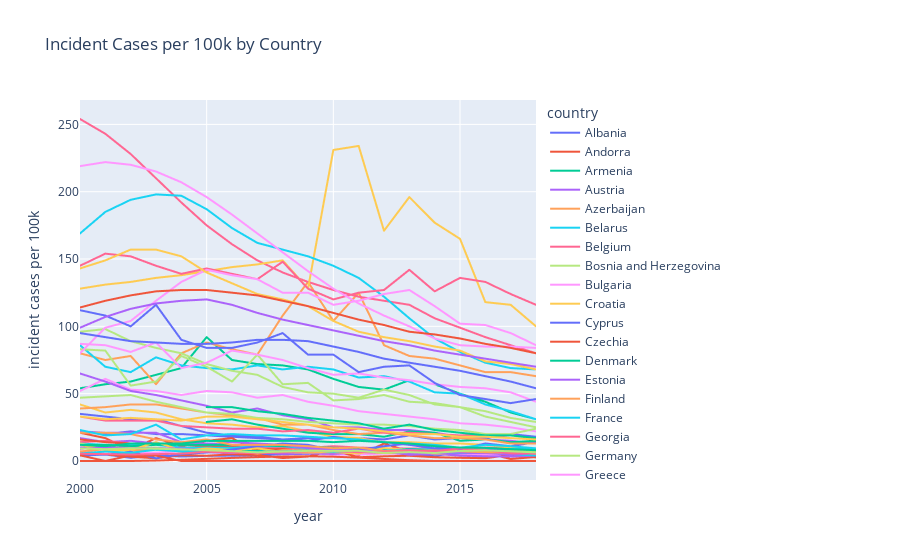

The notebook cell saved with this chart:
### Code cell
#country plot for Europe
px.line(gyeEUR, x="year", y="incident cases per 100k", color="country", title="Incident Cases per 100k in Europe")

### Figure 1 — Plotly figure (JSON) as saved in the notebook; plotly's stock layout.template omitted (floating-point values rounded to 4 significant figures)
{"data": [{"hovertemplate": "country=Albania<br>year=%{x}<br>incident cases per 100k=%{y}<extra></extra>", "legendgroup": "Albania", "line": {"color": "#636efa", "dash": "solid"}, "mode": "lines", "name": "Albania", "showlegend": true, "type": "scattergl", "x": [2000, 2001, 2002, 2003, 2004, 2005, 2006, 2007, 2008, 2009, 2010, 2011, 2012, 2013, 2014, 2015, 2016, 2017, 2018], "xaxis": "x", "y": [22, 20, 22, 20, 20, 19, 18, 17, 16, 17, 17, 17, 16, 19, 16, 17, 17, 20, 18], "yaxis": "y"}, {"hovertemplate": "country=Andorra<br>year=%{x}<br>incident cases per 100k=%{y}<extra></extra>", "legendgroup": "Andorra", "line": {"color": "#EF553B", "dash": "solid"}, "mode": "lines", "name": "Andorra", "showlegend": true, "type": "scattergl", "x": [2000, 2001, 2002, 2003, 2004, 2005, 2006, 2007, 2008, 2009, 2010, 2011, 2012, 2013, 2014, 2015, 2016, 2017, 2018], "xaxis": "x", "y": [21, 17, 8.2, 17, 11, 15, 17, 7, 5.5, 11, 9.5, 4.1, 13, 7.1, 8.7, 5.9, 6, 1.5, 3], "yaxis": "y"}, {"hovertemplate": "country=Armenia<br>year=%{x}<br>incident cases per 100k=%{y}<extra></extra>", "legendgroup": "Armenia", "line": {"color": "#00cc96", "dash": "solid"}, "mode": "lines", "name": "Armenia", "showlegend": true, "type": "scattergl", "x": [2000, 2001, 2002, 2003, 2004, 2005, 2006, 2007, 2008, 2009, 2010, 2011, 2012, 2013, 2014, 2015, 2016, 2017, 2018], "xaxis": "x", "y": [54, 57, 59, 64, 69, 92, 75, 72, 71, 68, 61, 55, 53, 60, 57, 50, 44, 36, 31], "yaxis": "y"}, {"hovertemplate": "country=Austria<br>year=%{x}<br>incident cases per 100k=%{y}<extra></extra>", "legendgroup": "Austria", "line": {"color": "#ab63fa", "dash": "solid"}, "mode": "lines", "name": "Austria", "showlegend": true, "type": "scattergl", "x": [2000, 2001, 2002, 2003, 2004, 2005, 2006, 2007, 2008, 2009, 2010, 2011, 2012, 2013, 2014, 2015, 2016, 2017, 2018], "xaxis": "x", "y": [17, 14, 15, 13, 13, 13, 12, 11, 10, 9.1, 9.1, 9.2, 8.4, 8.4, 7.5, 7.5, 8.1, 7.3, 7.1], "yaxis": "y"}, {"hovertemplate": "country=Azerbaijan<br>year=%{x}<br>incident cases per 100k=%{y}<extra></extra>", "legendgroup": "Azerbaijan", "line": {"color": "#FFA15A", "dash": "solid"}, "mode": "lines", "name": "Azerbaijan", "showlegend": true, "type": "scattergl", "x": [2000, 2001, 2002, 2003, 2004, 2005, 2006, 2007, 2008, 2009, 2010, 2011, 2012, 2013, 2014, 2015, 2016, 2017, 2018], "xaxis": "x", "y": [80, 75, 78, 57, 80, 88, 83, 79, 108, 133, 104, 125, 86, 78, 76, 71, 66, 66, 63], "yaxis": "y"}, {"hovertemplate": "country=Belarus<br>year=%{x}<br>incident cases per 100k=%{y}<extra></extra>", "legendgroup": "Belarus", "line": {"color": "#19d3f3", "dash": "solid"}, "mode": "lines", "name": "Belarus", "showlegend": true, "type": "scattergl", "x": [2000, 2001, 2002, 2003, 2004, 2005, 2006, 2007, 2008, 2009, 2010, 2011, 2012, 2013, 2014, 2015, 2016, 2017, 2018], "xaxis": "x", "y": [86, 70, 66, 77, 71, 69, 68, 71, 68, 70, 68, 62, 63, 59, 51, 50, 42, 37, 31], "yaxis": "y"}, {"hovertemplate": "country=Belgium<br>year=%{x}<br>incident cases per 100k=%{y}<extra></extra>", "legendgroup": "Belgium", "line": {"color": "#FF6692", "dash": "solid"}, "mode": "lines", "name": "Belgium", "showlegend": true, "type": "scattergl", "x": [2000, 2001, 2002, 2003, 2004, 2005, 2006, 2007, 2008, 2009, 2010, 2011, 2012, 2013, 2014, 2015, 2016, 2017, 2018], "xaxis": "x", "y": [14, 15, 13, 12, 12, 12, 11, 10, 10, 9.7, 11, 10, 9.4, 9.3, 9.1, 9.5, 10, 9.2, 9], "yaxis": "y"}, {"hovertemplate": "country=Bosnia and Herzegovina<br>year=%{x}<br>incident cases per 100k=%{y}<extra></extra>", "legendgroup": "Bosnia and Herzegovina", "line": {"color": "#B6E880", "dash": "solid"}, "mode": "lines", "name": "Bosnia and Herzegovina", "showlegend": true, "type": "scattergl", "x": [2000, 2001, 2002, 2003, 2004, 2005, 2006, 2007, 2008, 2009, 2010, 2011, 2012, 2013, 2014, 2015, 2016, 2017, 2018], "xaxis": "x", "y": [83, 82, 56, 59, 78, 70, 59, 79, 57, 58, 45, 46, 49, 44, 43, 40, 33, 29, 25], "yaxis": "y"}, {"hovertemplate": "country=Bulgaria<br>year=%{x}<br>incident cases per 100k=%{y}<extra></extra>", "legendgroup": "Bulgaria", "line": {"color": "#FF97FF", "dash": "solid"}, "mode": "lines", "name": "Bulgaria", "showlegend": true, "type": "scattergl", "x": [2000, 2001, 2002, 2003, 2004, 2005, 2006, 2007, 2008, 2009, 2010, 2011, 2012, 2013, 2014, 2015, 2016, 2017, 2018], "xaxis": "x", "y": [52, 61, 53, 52, 49, 52, 51, 47, 49, 44, 41, 37, 35, 33, 31, 28, 27, 25, 22], "yaxis": "y"}, {"hovertemplate": "country=Croatia<br>year=%{x}<br>incident cases per 100k=%{y}<extra></extra>", "legendgroup": "Croatia", "line": {"color": "#FECB52", "dash": "solid"}, "mode": "lines", "name": "Croatia", "showlegend": true, "type": "scattergl", "x": [2000, 2001, 2002, 2003, 2004, 2005, 2006, 2007, 2008, 2009, 2010, 2011, 2012, 2013, 2014, 2015, 2016, 2017, 2018], "xaxis": "x", "y": [42, 36, 38, 36, 31, 28, 27, 25, 26, 22, 18, 17, 14, 14, 13, 13, 12, 10, 8.4], "yaxis": "y"}, {"hovertemplate": "country=Cyprus<br>year=%{x}<br>incident cases per 100k=%{y}<extra></extra>", "legendgroup": "Cyprus", "line": {"color": "#636efa", "dash": "solid"}, "mode": "lines", "name": "Cyprus", "showlegend": true, "type": "scattergl", "x": [2000, 2001, 2002, 2003, 2004, 2005, 2006, 2007, 2008, 2009, 2010, 2011, 2012, 2013, 2014, 2015, 2016, 2017, 2018], "xaxis": "x", "y": [4, 4.8, 2.4, 4.1, 3.4, 3.8, 4, 4.4, 5.1, 5.3, 6.3, 5.2, 6.4, 4.1, 3.9, 6.2, 5.6, 5.1, 5.4], "yaxis": "y"}, {"hovertemplate": "country=Czechia<br>year=%{x}<br>incident cases per 100k=%{y}<extra></extra>", "legendgroup": "Czechia", "line": {"color": "#EF553B", "dash": "solid"}, "mode": "lines", "name": "Czechia", "showlegend": true, "type": "scattergl", "x": [2000, 2001, 2002, 2003, 2004, 2005, 2006, 2007, 2008, 2009, 2010, 2011, 2012, 2013, 2014, 2015, 2016, 2017, 2018], "xaxis": "x", "y": [16, 14, 13, 13, 12, 11, 11, 8.8, 8.9, 6.9, 6.8, 6.2, 6.1, 5.1, 5.1, 5.5, 5.5, 5.4, 5.4], "yaxis": "y"}, {"hovertemplate": "country=Denmark<br>year=%{x}<br>incident cases per 100k=%{y}<extra></extra>", "legendgroup": "Denmark", "line": {"color": "#00cc96", "dash": "solid"}, "mode": "lines", "name": "Denmark", "showlegend": true, "type": "scattergl", "x": [2000, 2001, 2002, 2003, 2004, 2005, 2006, 2007, 2008, 2009, 2010, 2011, 2012, 2013, 2014, 2015, 2016, 2017, 2018], "xaxis": "x", "y": [13, 11, 8.6, 8.3, 7.6, 8.4, 7.2, 7.5, 6.9, 6.1, 6.9, 7.4, 7, 6.7, 5.9, 6.5, 5.9, 5.1, 5.4], "yaxis": "y"}, {"hovertemplate": "country=Estonia<br>year=%{x}<br>incident cases per 100k=%{y}<extra></extra>", "legendgroup": "Estonia", "line": {"color": "#ab63fa", "dash": "solid"}, "mode": "lines", "name": "Estonia", "showlegend": true, "type": "scattergl", "x": [2000, 2001, 2002, 2003, 2004, 2005, 2006, 2007, 2008, 2009, 2010, 2011, 2012, 2013, 2014, 2015, 2016, 2017, 2018], "xaxis": "x", "y": [65, 59, 52, 49, 45, 41, 36, 39, 34, 31, 25, 25, 23, 23, 21, 18, 16, 15, 13], "yaxis": "y"}, {"hovertemplate": "country=Finland<br>year=%{x}<br>incident cases per 100k=%{y}<extra></extra>", "legendgroup": "Finland", "line": {"color": "#FFA15A", "dash": "solid"}, "mode": "lines", "name": "Finland", "showlegend": true, "type": "scattergl", "x": [2000, 2001, 2002, 2003, 2004, 2005, 2006, 2007, 2008, 2009, 2010, 2011, 2012, 2013, 2014, 2015, 2016, 2017, 2018], "xaxis": "x", "y": [12, 10, 9.9, 8.7, 7, 7.4, 6.1, 6.5, 7.2, 8.7, 6.6, 6.7, 5.5, 5.6, 5.3, 5.6, 4.7, 4.9, 4.7], "yaxis": "y"}, {"hovertemplate": "country=France<br>year=%{x}<br>incident cases per 100k=%{y}<extra></extra>", "legendgroup": "France", "line": {"color": "#19d3f3", "dash": "solid"}, "mode": "lines", "name": "France", "showlegend": true, "type": "scattergl", "x": [2000, 2001, 2002, 2003, 2004, 2005, 2006, 2007, 2008, 2009, 2010, 2011, 2012, 2013, 2014, 2015, 2016, 2017, 2018], "xaxis": "x", "y": [13, 12, 12, 12, 10, 9.9, 9.8, 11, 11, 9.5, 9.2, 9, 9, 8.9, 8.5, 8.4, 8.7, 9, 8.9], "yaxis": "y"}, {"hovertemplate": "country=Georgia<br>year=%{x}<br>incident cases per 100k=%{y}<extra></extra>", "legendgroup": "Georgia", "line": {"color": "#FF6692", "dash": "solid"}, "mode": "lines", "name": "Georgia", "showlegend": true, "type": "scattergl", "x": [2000, 2001, 2002, 2003, 2004, 2005, 2006, 2007, 2008, 2009, 2010, 2011, 2012, 2013, 2014, 2015, 2016, 2017, 2018], "xaxis": "x", "y": [254, 243, 228, 210, 192, 175, 161, 149, 140, 133, 127, 122, 119, 116, 106, 99, 92, 86, 80], "yaxis": "y"}, {"hovertemplate": "country=Germany<br>year=%{x}<br>incident cases per 100k=%{y}<extra></extra>", "legendgroup": "Germany", "line": {"color": "#B6E880", "dash": "solid"}, "mode": "lines", "name": "Germany", "showlegend": true, "type": "scattergl", "x": [2000, 2001, 2002, 2003, 2004, 2005, 2006, 2007, 2008, 2009, 2010, 2011, 2012, 2013, 2014, 2015, 2016, 2017, 2018], "xaxis": "x", "y": [13, 9.8, 9.8, 9.9, 8.7, 8, 7.3, 6.6, 5.9, 5.9, 5.8, 5.8, 5.7, 5.9, 6.1, 8, 8, 7.4, 7.3], "yaxis": "y"}, {"hovertemplate": "country=Greece<br>year=%{x}<br>incident cases per 100k=%{y}<extra></extra>", "legendgroup": "Greece", "line": {"color": "#FF97FF", "dash": "solid"}, "mode": "lines", "name": "Greece", "showlegend": true, "type": "scattergl", "x": [2000, 2001, 2002, 2003, 2004, 2005, 2006, 2007, 2008, 2009, 2010, 2011, 2012, 2013, 2014, 2015, 2016, 2017, 2018], "xaxis": "x", "y": [7.3, 5.2, 5.9, 6.1, 7.5, 7.1, 6.4, 6.4, 6.1, 5.7, 4.7, 4.8, 5.5, 5.3, 5.2, 4.7, 4.4, 4.7, 4.5], "yaxis": "y"}, {"hovertemplate": "country=Greenland<br>year=%{x}<br>incident cases per 100k=%{y}<extra></extra>", "legendgroup": "Greenland", "line": {"color": "#FECB52", "dash": "solid"}, "mode": "lines", "name": "Greenland", "showlegend": true, "type": "scattergl", "x": [2000, 2001, 2002, 2003, 2004, 2005, 2006, 2007, 2008, 2009, 2010, 2011, 2012, 2013, 2014, 2015, 2016, 2017, 2018], "xaxis": "x", "y": [128, 131, 133, 136, 138, 141, 144, 146, 149, 128, 231, 234, 171, 196, 177, 165, 118, 116, 100], "yaxis": "y"}, {"hovertemplate": "country=Hungary<br>year=%{x}<br>incident cases per 100k=%{y}<extra></extra>", "legendgroup": "Hungary", "line": {"color": "#636efa", "dash": "solid"}, "mode": "lines", "name": "Hungary", "showlegend": true, "type": "scattergl", "x": [2000, 2001, 2002, 2003, 2004, 2005, 2006, 2007, 2008, 2009, 2010, 2011, 2012, 2013, 2014, 2015, 2016, 2017, 2018], "xaxis": "x", "y": [35, 33, 31, 31, 26, 21, 19, 18, 16, 15, 18, 15, 14, 12, 9.4, 10, 8.7, 7.7, 6.4], "yaxis": "y"}, {"hovertemplate": "country=Iceland<br>year=%{x}<br>incident cases per 100k=%{y}<extra></extra>", "legendgroup": "Iceland", "line": {"color": "#EF553B", "dash": "solid"}, "mode": "lines", "name": "Iceland", "showlegend": true, "type": "scattergl", "x": [2000, 2001, 2002, 2003, 2004, 2005, 2006, 2007, 2008, 2009, 2010, 2011, 2012, 2013, 2014, 2015, 2016, 2017, 2018], "xaxis": "x", "y": [5.3, 4.9, 3.2, 2, 4.3, 3.9, 5, 4.5, 2.2, 3.3, 7.9, 2.8, 3.5, 3.9, 2.8, 2.4, 2.1, 4.5, 2.7], "yaxis": "y"}, {"hovertemplate": "country=Ireland<br>year=%{x}<br>incident cases per 100k=%{y}<extra></extra>", "legendgroup": "Ireland", "line": {"color": "#00cc96", "dash": "solid"}, "mode": "lines", "name": "Ireland", "showlegend": true, "type": "scattergl", "x": [2000, 2001, 2002, 2003, 2004, 2005, 2006, 2007, 2008, 2009, 2010, 2011, 2012, 2013, 2014, 2015, 2016, 2017, 2018], "xaxis": "x", "y": [12, 12, 11, 12, 12, 12, 12, 12, 11, 11, 9.8, 9.7, 8.5, 8.9, 7.4, 7.3, 7.2, 7.3, 7], "yaxis": "y"}, {"hovertemplate": "country=Israel<br>year=%{x}<br>incident cases per 100k=%{y}<extra></extra>", "legendgroup": "Israel", "line": {"color": "#ab63fa", "dash": "solid"}, "mode": "lines", "name": "Israel", "showlegend": true, "type": "scattergl", "x": [2000, 2001, 2002, 2003, 2004, 2005, 2006, 2007, 2008, 2009, 2010, 2011, 2012, 2013, 2014, 2015, 2016, 2017, 2018], "xaxis": "x", "y": [10, 9.7, 8.7, 8.6, 8.2, 6.5, 5.9, 6.7, 5.3, 5.6, 5.3, 6.3, 7.6, 4.6, 5.3, 4, 3.5, 3.3, 4], "yaxis": "y"}, {"hovertemplate": "country=Italy<br>year=%{x}<br>incident cases per 100k=%{y}<extra></extra>", "legendgroup": "Italy", "line": {"color": "#FFA15A", "dash": "solid"}, "mode": "lines", "name": "Italy", "showlegend": true, "type": "scattergl", "x": [2000, 2001, 2002, 2003, 2004, 2005, 2006, 2007, 2008, 2009, 2010, 2011, 2012, 2013, 2014, 2015, 2016, 2017, 2018], "xaxis": "x", "y": [7.1, 8.7, 7.9, 8.7, 7.9, 7.6, 8.1, 5.4, 8.1, 8, 8.8, 6.6, 5.9, 5.8, 6.6, 6.6, 7.2, 7.3, 7], "yaxis": "y"}, {"hovertemplate": "country=Kazakhstan<br>year=%{x}<br>incident cases per 100k=%{y}<extra></extra>", "legendgroup": "Kazakhstan", "line": {"color": "#19d3f3", "dash": "solid"}, "mode": "lines", "name": "Kazakhstan", "showlegend": true, "type": "scattergl", "x": [2000, 2001, 2002, 2003, 2004, 2005, 2006, 2007, 2008, 2009, 2010, 2011, 2012, 2013, 2014, 2015, 2016, 2017, 2018], "xaxis": "x", "y": [169, 185, 194, 198, 197, 187, 173, 162, 157, 152, 145, 136, 122, 106, 91, 81, 73, 69, 68], "yaxis": "y"}, {"hovertemplate": "country=Kyrgyzstan<br>year=%{x}<br>incident cases per 100k=%{y}<extra></extra>", "legendgroup": "Kyrgyzstan", "line": {"color": "#FF6692", "dash": "solid"}, "mode": "lines", "name": "Kyrgyzstan", "showlegend": true, "type": "scattergl", "x": [2000, 2001, 2002, 2003, 2004, 2005, 2006, 2007, 2008, 2009, 2010, 2011, 2012, 2013, 2014, 2015, 2016, 2017, 2018], "xaxis": "x", "y": [145, 154, 152, 145, 139, 143, 139, 135, 148, 128, 120, 125, 127, 142, 126, 136, 133, 124, 116], "yaxis": "y"}, {"hovertemplate": "country=Latvia<br>year=%{x}<br>incident cases per 100k=%{y}<extra></extra>", "legendgroup": "Latvia", "line": {"color": "#B6E880", "dash": "solid"}, "mode": "lines", "name": "Latvia", "showlegend": true, "type": "scattergl", "x": [2000, 2001, 2002, 2003, 2004, 2005, 2006, 2007, 2008, 2009, 2010, 2011, 2012, 2013, 2014, 2015, 2016, 2017, 2018], "xaxis": "x", "y": [96, 98, 89, 84, 80, 72, 67, 64, 55, 51, 50, 47, 53, 49, 42, 40, 37, 32, 29], "yaxis": "y"}, {"hovertemplate": "country=Lithuania<br>year=%{x}<br>incident cases per 100k=%{y}<extra></extra>", "legendgroup": "Lithuania", "line": {"color": "#FF97FF", "dash": "solid"}, "mode": "lines", "name": "Lithuania", "showlegend": true, "type": "scattergl", "x": [2000, 2001, 2002, 2003, 2004, 2005, 2006, 2007, 2008, 2009, 2010, 2011, 2012, 2013, 2014, 2015, 2016, 2017, 2018], "xaxis": "x", "y": [87, 86, 81, 88, 69, 73, 82, 79, 75, 69, 64, 65, 62, 60, 57, 55, 54, 51, 44], "yaxis": "y"}, {"hovertemplate": "country=Luxembourg<br>year=%{x}<br>incident cases per 100k=%{y}<extra></extra>", "legendgroup": "Luxembourg", "line": {"color": "#FECB52", "dash": "solid"}, "mode": "lines", "name": "Luxembourg", "showlegend": true, "type": "scattergl", "x": [2000, 2001, 2002, 2003, 2004, 2005, 2006, 2007, 2008, 2009, 2010, 2011, 2012, 2013, 2014, 2015, 2016, 2017, 2018], "xaxis": "x", "y": [12, 8.1, 8, 14, 7.9, 9.3, 8.2, 9.4, 6.6, 6.3, 6.6, 5.5, 9.7, 8.1, 5, 6.1, 5.8, 6.2, 8], "yaxis": "y"}, {"hovertemplate": "country=Malta<br>year=%{x}<br>incident cases per 100k=%{y}<extra></extra>", "legendgroup": "Malta", "line": {"color": "#636efa", "dash": "solid"}, "mode": "lines", "name": "Malta", "showlegend": true, "type": "scattergl", "x": [2000, 2001, 2002, 2003, 2004, 2005, 2006, 2007, 2008, 2009, 2010, 2011, 2012, 2013, 2014, 2015, 2016, 2017, 2018], "xaxis": "x", "y": [4.7, 4.6, 6.9, 2, 5.1, 6.3, 8.5, 11, 13, 12, 8.1, 8.3, 11, 13, 12, 8.5, 13, 11, 14], "yaxis": "y"}, {"hovertemplate": "country=Monaco<br>year=%{x}<br>incident cases per 100k=%{y}<extra></extra>", "legendgroup": "Monaco", "line": {"color": "#EF553B", "dash": "solid"}, "mode": "lines", "name": "Monaco", "showlegend": true, "type": "scattergl", "x": [2000, 2001, 2002, 2003, 2004, 2005, 2006, 2007, 2008, 2009, 2010, 2011, 2012, 2013, 2014, 2015, 2016, 2017, 2018], "xaxis": "x", "y": [0, 0, 0, 0.33, 0.89, 1.6, 2.3, 2.9, 3.3, 3.5, 3.2, 2.5, 1.5, 0.6, 0, 0, 0, 0, 0], "yaxis": "y"}, {"hovertemplate": "country=Montenegro<br>year=%{x}<br>incident cases per 100k=%{y}<extra></extra>", "legendgroup": "Montenegro", "line": {"color": "#00cc96", "dash": "solid"}, "mode": "lines", "name": "Montenegro", "showlegend": true, "type": "scattergl", "x": [2005, 2006, 2007, 2008, 2009, 2010, 2011, 2012, 2013, 2014, 2015, 2016, 2017, 2018], "xaxis": "x", "y": [29, 31, 27, 24, 21, 20, 20, 18, 22, 21, 15, 16, 14, 15], "yaxis": "y"}, {"hovertemplate": "country=Netherlands<br>year=%{x}<br>incident cases per 100k=%{y}<extra></extra>", "legendgroup": "Netherlands", "line": {"color": "#ab63fa", "dash": "solid"}, "mode": "lines", "name": "Netherlands", "showlegend": true, "type": "scattergl", "x": [2000, 2001, 2002, 2003, 2004, 2005, 2006, 2007, 2008, 2009, 2010, 2011, 2012, 2013, 2014, 2015, 2016, 2017, 2018], "xaxis": "x", "y": [9, 10, 9.7, 9.3, 9.3, 7.9, 7, 6.5, 6.7, 7.8, 7.1, 6.7, 6.3, 5.7, 5.5, 5.8, 5.9, 5.2, 5.3], "yaxis": "y"}, {"hovertemplate": "country=North Macedonia<br>year=%{x}<br>incident cases per 100k=%{y}<extra></extra>", "legendgroup": "North Macedonia", "line": {"color": "#FFA15A", "dash": "solid"}, "mode": "lines", "name": "North Macedonia", "showlegend": true, "type": "scattergl", "x": [2000, 2001, 2002, 2003, 2004, 2005, 2006, 2007, 2008, 2009, 2010, 2011, 2012, 2013, 2014, 2015, 2016, 2017, 2018], "xaxis": "x", "y": [39, 40, 42, 42, 39, 36, 34, 32, 27, 27, 23, 20, 21, 19, 17, 17, 16, 13, 13], "yaxis": "y"}, {"hovertemplate": "country=Norway<br>year=%{x}<br>incident cases per 100k=%{y}<extra></extra>", "legendgroup": "Norway", "line": {"color": "#19d3f3", "dash": "solid"}, "mode": "lines", "name": "Norway", "showlegend": true, "type": "scattergl", "x": [2000, 2001, 2002, 2003, 2004, 2005, 2006, 2007, 2008, 2009, 2010, 2011, 2012, 2013, 2014, 2015, 2016, 2017, 2018], "xaxis": "x", "y": [5.6, 7, 6.1, 8.4, 7.1, 6.9, 6.8, 6.9, 7.2, 7.8, 6.9, 7.4, 7.9, 8.2, 6.8, 6.3, 6.1, 5.1, 4.1], "yaxis": "y"}, {"hovertemplate": "country=Poland<br>year=%{x}<br>incident cases per 100k=%{y}<extra></extra>", "legendgroup": "Poland", "line": {"color": "#FF6692", "dash": "solid"}, "mode": "lines", "name": "Poland", "showlegend": true, "type": "scattergl", "x": [2000, 2001, 2002, 2003, 2004, 2005, 2006, 2007, 2008, 2009, 2010, 2011, 2012, 2013, 2014, 2015, 2016, 2017, 2018], "xaxis": "x", "y": [33, 30, 30, 30, 26, 25, 24, 24, 22, 23, 21, 24, 21, 21, 20, 19, 19, 17, 16], "yaxis": "y"}, {"hovertemplate": "country=Portugal<br>year=%{x}<br>incident cases per 100k=%{y}<extra></extra>", "legendgroup": "Portugal", "line": {"color": "#B6E880", "dash": "solid"}, "mode": "lines", "name": "Portugal", "showlegend": true, "type": "scattergl", "x": [2000, 2001, 2002, 2003, 2004, 2005, 2006, 2007, 2008, 2009, 2010, 2011, 2012, 2013, 2014, 2015, 2016, 2017, 2018], "xaxis": "x", "y": [47, 48, 49, 44, 40, 36, 35, 32, 31, 29, 28, 27, 27, 26, 24, 23, 20, 20, 24], "yaxis": "y"}, {"hovertemplate": "country=Republic of Moldova<br>year=%{x}<br>incident cases per 100k=%{y}<extra></extra>", "legendgroup": "Republic of Moldova", "line": {"color": "#FF97FF", "dash": "solid"}, "mode": "lines", "name": "Republic of Moldova", "showlegend": true, "type": "scattergl", "x": [2000, 2001, 2002, 2003, 2004, 2005, 2006, 2007, 2008, 2009, 2010, 2011, 2012, 2013, 2014, 2015, 2016, 2017, 2018], "xaxis": "x", "y": [80, 99, 104, 119, 133, 142, 138, 135, 125, 125, 116, 119, 124, 127, 115, 102, 101, 95, 86], "yaxis": "y"}, {"hovertemplate": "country=Romania<br>year=%{x}<br>incident cases per 100k=%{y}<extra></extra>", "legendgroup": "Romania", "line": {"color": "#FECB52", "dash": "solid"}, "mode": "lines", "name": "Romania", "showlegend": true, "type": "scattergl", "x": [2000, 2001, 2002, 2003, 2004, 2005, 2006, 2007, 2008, 2009, 2010, 2011, 2012, 2013, 2014, 2015, 2016, 2017, 2018], "xaxis": "x", "y": [143, 149, 157, 157, 152, 140, 132, 124, 120, 115, 104, 96, 92, 89, 85, 82, 74, 72, 68], "yaxis": "y"}, {"hovertemplate": "country=Russian Federation<br>year=%{x}<br>incident cases per 100k=%{y}<extra></extra>", "legendgroup": "Russian Federation", "line": {"color": "#636efa", "dash": "solid"}, "mode": "lines", "name": "Russian Federation", "showlegend": true, "type": "scattergl", "x": [2000, 2001, 2002, 2003, 2004, 2005, 2006, 2007, 2008, 2009, 2010, 2011, 2012, 2013, 2014, 2015, 2016, 2017, 2018], "xaxis": "x", "y": [95, 92, 89, 88, 87, 87, 88, 90, 90, 89, 85, 81, 76, 73, 70, 67, 63, 59, 54], "yaxis": "y"}, {"hovertemplate": "country=San Marino<br>year=%{x}<br>incident cases per 100k=%{y}<extra></extra>", "legendgroup": "San Marino", "line": {"color": "#EF553B", "dash": "solid"}, "mode": "lines", "name": "San Marino", "showlegend": true, "type": "scattergl", "x": [2000, 2001, 2002, 2003, 2004, 2005, 2006, 2007, 2008, 2009, 2010, 2011, 2012, 2013, 2014, 2015, 2016, 2017, 2018], "xaxis": "x", "y": [4.2, 0, 4.1, 4, 0, 0, 0, 0, 0, 0, 0, 0, 0, 0, 0, 0, 0, 0, 0], "yaxis": "y"}, {"hovertemplate": "country=Serbia<br>year=%{x}<br>incident cases per 100k=%{y}<extra></extra>", "legendgroup": "Serbia", "line": {"color": "#00cc96", "dash": "solid"}, "mode": "lines", "name": "Serbia", "showlegend": true, "type": "scattergl", "x": [2005, 2006, 2007, 2008, 2009, 2010, 2011, 2012, 2013, 2014, 2015, 2016, 2017, 2018], "xaxis": "x", "y": [40, 40, 37, 35, 32, 30, 28, 24, 27, 23, 21, 19, 19, 17], "yaxis": "y"}, {"hovertemplate": "country=Slovakia<br>year=%{x}<br>incident cases per 100k=%{y}<extra></extra>", "legendgroup": "Slovakia", "line": {"color": "#ab63fa", "dash": "solid"}, "mode": "lines", "name": "Slovakia", "showlegend": true, "type": "scattergl", "x": [2000, 2001, 2002, 2003, 2004, 2005, 2006, 2007, 2008, 2009, 2010, 2011, 2012, 2013, 2014, 2015, 2016, 2017, 2018], "xaxis": "x", "y": [22, 21, 21, 21, 14, 15, 14, 13, 12, 9.6, 8.7, 8, 6.8, 8.4, 6.8, 6.5, 5.9, 4.8, 5.8], "yaxis": "y"}, {"hovertemplate": "country=Slovenia<br>year=%{x}<br>incident cases per 100k=%{y}<extra></extra>", "legendgroup": "Slovenia", "line": {"color": "#FFA15A", "dash": "solid"}, "mode": "lines", "name": "Slovenia", "showlegend": true, "type": "scattergl", "x": [2000, 2001, 2002, 2003, 2004, 2005, 2006, 2007, 2008, 2009, 2010, 2011, 2012, 2013, 2014, 2015, 2016, 2017, 2018], "xaxis": "x", "y": [21, 21, 20, 16, 14, 16, 12, 12, 12, 11, 9.5, 10, 7.5, 7.7, 7.9, 7.2, 6.5, 6.2, 5.3], "yaxis": "y"}, {"hovertemplate": "country=Spain<br>year=%{x}<br>incident cases per 100k=%{y}<extra></extra>", "legendgroup": "Spain", "line": {"color": "#19d3f3", "dash": "solid"}, "mode": "lines", "name": "Spain", "showlegend": true, "type": "scattergl", "x": [2000, 2001, 2002, 2003, 2004, 2005, 2006, 2007, 2008, 2009, 2010, 2011, 2012, 2013, 2014, 2015, 2016, 2017, 2018], "xaxis": "x", "y": [23, 19, 20, 27, 16, 19, 20, 19, 19, 18, 17, 16, 14, 13, 12, 9.9, 12, 11, 9.4], "yaxis": "y"}, {"hovertemplate": "country=Sweden<br>year=%{x}<br>incident cases per 100k=%{y}<extra></extra>", "legendgroup": "Sweden", "line": {"color": "#FF6692", "dash": "solid"}, "mode": "lines", "name": "Sweden", "showlegend": true, "type": "scattergl", "x": [2000, 2001, 2002, 2003, 2004, 2005, 2006, 2007, 2008, 2009, 2010, 2011, 2012, 2013, 2014, 2015, 2016, 2017, 2018], "xaxis": "x", "y": [5.4, 5.1, 4.8, 5.1, 5.5, 6.9, 6.2, 5.8, 6.4, 7.1, 7.5, 6.5, 7.1, 7.3, 7.5, 9.2, 8.2, 5.7, 5.5], "yaxis": "y"}, {"hovertemplate": "country=Switzerland<br>year=%{x}<br>incident cases per 100k=%{y}<extra></extra>", "legendgroup": "Switzerland", "line": {"color": "#B6E880", "dash": "solid"}, "mode": "lines", "name": "Switzerland", "showlegend": true, "type": "scattergl", "x": [2000, 2001, 2002, 2003, 2004, 2005, 2006, 2007, 2008, 2009, 2010, 2011, 2012, 2013, 2014, 2015, 2016, 2017, 2018], "xaxis": "x", "y": [9.3, 8.8, 9.5, 9.1, 8.7, 8, 7.3, 6.4, 7, 7.5, 7.5, 7.6, 6, 6.6, 5.9, 7.4, 7.9, 7.2, 6.4], "yaxis": "y"}, {"hovertemplate": "country=Tajikistan<br>year=%{x}<br>incident cases per 100k=%{y}<extra></extra>", "legendgroup": "Tajikistan", "line": {"color": "#FF97FF", "dash": "solid"}, "mode": "lines", "name": "Tajikistan", "showlegend": true, "type": "scattergl", "x": [2000, 2001, 2002, 2003, 2004, 2005, 2006, 2007, 2008, 2009, 2010, 2011, 2012, 2013, 2014, 2015, 2016, 2017, 2018], "xaxis": "x", "y": [219, 222, 220, 215, 207, 196, 183, 169, 155, 141, 128, 117, 108, 100, 91, 86, 85, 85, 84], "yaxis": "y"}, {"hovertemplate": "country=Turkey<br>year=%{x}<br>incident cases per 100k=%{y}<extra></extra>", "legendgroup": "Turkey", "line": {"color": "#FECB52", "dash": "solid"}, "mode": "lines", "name": "Turkey", "showlegend": true, "type": "scattergl", "x": [2000, 2001, 2002, 2003, 2004, 2005, 2006, 2007, 2008, 2009, 2010, 2011, 2012, 2013, 2014, 2015, 2016, 2017, 2018], "xaxis": "x", "y": [33, 31, 32, 31, 30, 33, 33, 31, 29, 27, 25, 24, 22, 20, 20, 18, 18, 17, 16], "yaxis": "y"}, {"hovertemplate": "country=Turkmenistan<br>year=%{x}<br>incident cases per 100k=%{y}<extra></extra>", "legendgroup": "Turkmenistan", "line": {"color": "#636efa", "dash": "solid"}, "mode": "lines", "name": "Turkmenistan", "showlegend": true, "type": "scattergl", "x": [2000, 2001, 2002, 2003, 2004, 2005, 2006, 2007, 2008, 2009, 2010, 2011, 2012, 2013, 2014, 2015, 2016, 2017, 2018], "xaxis": "x", "y": [112, 108, 100, 116, 90, 84, 84, 88, 95, 79, 79, 66, 70, 71, 58, 49, 46, 43, 46], "yaxis": "y"}, {"hovertemplate": "country=Ukraine<br>year=%{x}<br>incident cases per 100k=%{y}<extra></extra>", "legendgroup": "Ukraine", "line": {"color": "#EF553B", "dash": "solid"}, "mode": "lines", "name": "Ukraine", "showlegend": true, "type": "scattergl", "x": [2000, 2001, 2002, 2003, 2004, 2005, 2006, 2007, 2008, 2009, 2010, 2011, 2012, 2013, 2014, 2015, 2016, 2017, 2018], "xaxis": "x", "y": [114, 119, 123, 126, 127, 127, 125, 123, 119, 115, 110, 105, 101, 96, 94, 91, 87, 84, 80], "yaxis": "y"}, {"hovertemplate": "country=United Kingdom of Great Britain and Northern Ireland<br>year=%{x}<br>incident cases per 100k=%{y}<extra></extra>", "legendgroup": "United Kingdom of Great Britain and Northern Ireland", "line": {"color": "#00cc96", "dash": "solid"}, "mode": "lines", "name": "United Kingdom of Great Britain and Northern Ireland", "showlegend": true, "type": "scattergl", "x": [2000, 2001, 2002, 2003, 2004, 2005, 2006, 2007, 2008, 2009, 2010, 2011, 2012, 2013, 2014, 2015, 2016, 2017, 2018], "xaxis": "x", "y": [12, 11, 13, 13, 13, 15, 15, 15, 15, 15, 14, 15, 14, 13, 11, 10, 9.8, 8.8, 8], "yaxis": "y"}, {"hovertemplate": "country=Uzbekistan<br>year=%{x}<br>incident cases per 100k=%{y}<extra></extra>", "legendgroup": "Uzbekistan", "line": {"color": "#ab63fa", "dash": "solid"}, "mode": "lines", "name": "Uzbekistan", "showlegend": true, "type": "scattergl", "x": [2000, 2001, 2002, 2003, 2004, 2005, 2006, 2007, 2008, 2009, 2010, 2011, 2012, 2013, 2014, 2015, 2016, 2017, 2018], "xaxis": "x", "y": [99, 107, 113, 117, 119, 120, 116, 110, 105, 101, 97, 93, 89, 86, 82, 79, 76, 73, 70], "yaxis": "y"}], "layout": {"legend": {"title": {"text": "country"}, "tracegroupgap": 0}, "title": {"text": "Incident Cases per 100k by Country"}, "xaxis": {"anchor": "y", "domain": [0, 1], "title": {"text": "year"}}, "yaxis": {"anchor": "x", "domain": [0, 1], "title": {"text": "incident cases per 100k"}}}}
